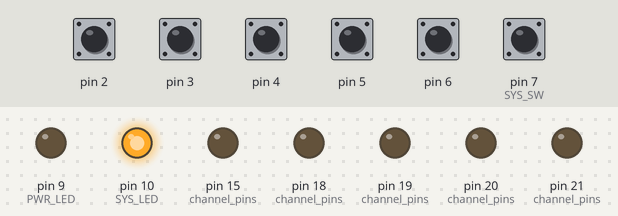
A program run on a simulated SparkFun Pro Micro, built with avr-gcc and run on an emulated ATmega32U4. Parts: output pins drawn as LEDs (lit = HIGH). Inputs (shaded band) come from the test bench; at power-on: pin 2–6, pin 7 (SYS_SW) HIGH. EEPROM starts erased.

Above: at 1.8 s.
1.9 s: pin 7 (SYS_SW) pulled LOW for 1 s
At 2.7 s:
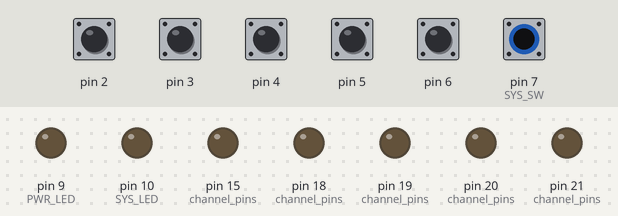
5.1 s: pin 2 pulled LOW for 0.15 s
At 6.4 s:
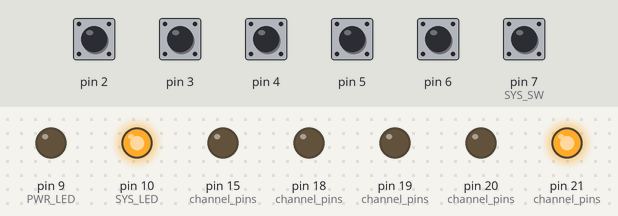
6.7 s: pin 3 pulled LOW for 0.15 s
At 7.7 s:
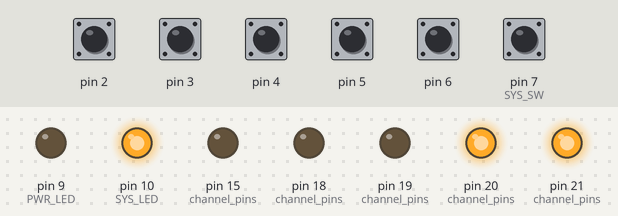
8.4 s: pin 4 pulled LOW for 0.15 s
At 9.0 s:
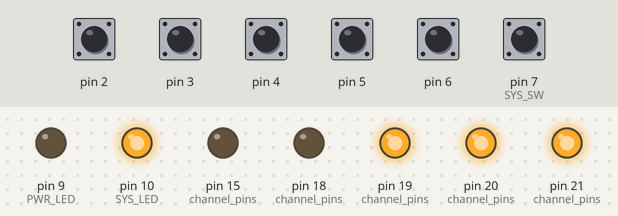
10.0 s: pin 5 pulled LOW for 0.15 s
At 11.3 s:
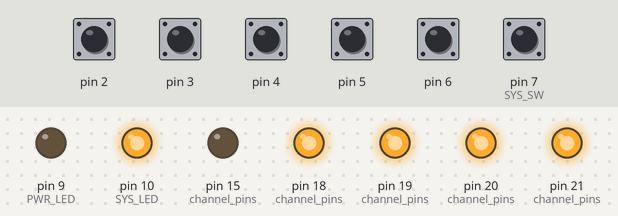
11.6 s: pin 6 pulled LOW for 0.15 s
At 12.6 s:
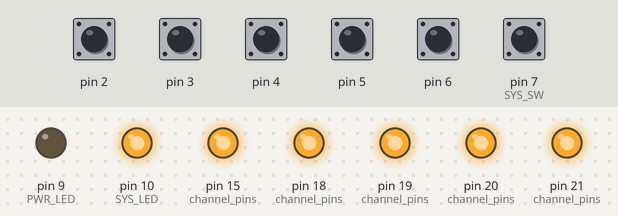
Timing chart, 0 to 14.2 s (numbered marks = the images above; inputs shaded):
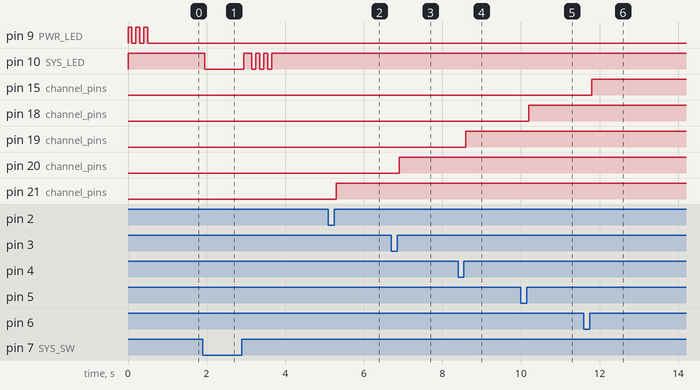

The program:

main.cpp
```cpp
#include <Arduino.h>
#include <ezButton.h>
#include "constants.h"
#include "storage.h"

const int num_channels = 5;
ezButton channel_switches[] = {
  ezButton(CH1_SW),
  ezButton(CH2_SW),
  ezButton(CH3_SW),
  ezButton(CH4_SW),
  ezButton(CH5_SW)
};
const int channel_pins[] = { CH1_OUT, CH2_OUT, CH3_OUT, CH4_OUT, CH5_OUT };
unsigned long channel_timers[num_channels];
bool channel_states[num_channels];
ezButton sys(SYS_SW);
unsigned long sys_timer;

byte set_debounce = DEFAULT_DEBOUNCE;
byte set_longpress = DEFAULT_LONGPRESS;

void blink_sys() {
  for (byte i = 0; i < 3; i++) {
    digitalWrite(SYS_LED, LED_ON);
    delay(100);
    digitalWrite(SYS_LED, LED_OFF);
    delay(100);
  }
}

void blink_pwr() {
  for (byte i = 0; i < 3; i++) {
    digitalWrite(PWR_LED, LED_OFF);
    delay(100);
    digitalWrite(PWR_LED, LED_ON);
    delay(100);
  }
}

bool first_enable;
void setup() {
  Serial.begin(115200);
  #ifdef DEBUG
    while (!Serial) { /* spin */ }
  #endif
  restore_settings();

  for (byte i = 0; i < num_channels; i++) {
    channel_switches[i].setDebounceTime(set_debounce);
  }
  sys.setDebounceTime(set_debounce);

  digitalWrite(SYS_LED, LED_OFF);
  pinMode(SYS_LED, OUTPUT);

  first_enable = true;
  pinMode(PWR_LED, OUTPUT);
  analogWrite(PWR_LED, LED_MAX);
  for (byte i = 0; i < num_channels; i++) {
    analogWrite(PWR_LED, LED_MAX - (i * (LED_MAX / num_channels)));
    /* Space out relays energizing */
    if (channel_states[i]) {
      if (first_enable) first_enable = false;
      else delay(DEFAULT_DELAY);
    }

    digitalWrite(channel_pins[i], (channel_states[i] ? CHANNEL_ON : CHANNEL_OFF));
    pinMode(channel_pins[i], OUTPUT);
    channel_timers[i] = 0;
  }
  blink_pwr();
}

void set_channel(const byte channel, bool state) {
  channel_states[channel] = state;
  if (state) {
    digitalWrite(channel_pins[channel], CHANNEL_ON);
  } else {
    digitalWrite(channel_pins[channel], CHANNEL_OFF);
  }
}

bool sys_mode = false;
void loop() {
  sys.loop();
  for (byte i = 0; i < num_channels; i++) {
    channel_switches[i].loop();
  }

  if (sys.isPressed()) {
    sys_mode = true;
    digitalWrite(SYS_LED, LED_ON);
    sys_timer = millis() + set_longpress;
  }

  if (sys.isReleased()) {
    sys_mode = false;
    digitalWrite(SYS_LED, LED_OFF);

    /* Require long press to trigger save */
    if (millis() > sys_timer) {
      delay(100);
      store_settings();
      blink_sys();
    }
  }

  if (sys_mode) {
    /* Actively ignoring other button presses while sys is held */
  } else {
    for (byte i = 0; i < num_channels; i++) {
      if (channel_switches[i].isPressed()) {
        channel_timers[i] = millis() + set_longpress;
      }

      if (channel_switches[i].isReleased()) {
        if (channel_states[i]) {
          /* Require long press to turn off */
          if (millis() > channel_timers[i]) {
            set_channel(i, false);
          }
        } else {
          set_channel(i, true);
        }
      }
    }
  }
}
```

constants.h
```cpp
#pragma once
// #define DEBUG

#define LED_OFF HIGH
#define LED_ON LOW
#define CHANNEL_ON HIGH
#define CHANNEL_OFF LOW

/* Magic numbers */
#define APP_TITLE "PowerSwitch"
#define APP_VERSION "0.1"

#define LED_MAX 255
#define DEFAULT_DEBOUNCE 50
#define DEFAULT_LONGPRESS 250
#define DEFAULT_DELAY 1000

/* Pin definitions */
#define CH1_SW 2
#define CH1_OUT 21
#define CH2_SW 3
#define CH2_OUT 20
#define CH3_SW 4
#define CH3_OUT 19
#define CH4_SW 5
#define CH4_OUT 18
#define CH5_SW 6
#define CH5_OUT 15

#define SYS_SW 7
#define SYS_LED 10
#define PWR_LED 9
```

storage.cpp
```cpp
#include <Arduino.h>
#include <EEPROM.h>
#include "constants.h"

#define STORAGE_LENGTH 32
#define STORAGE_BYTES (STORAGE_LENGTH - 1)

#define IDX_CHECKSUM (STORAGE_LENGTH - 1)
#define IDX_DEBOUNCE (STORAGE_LENGTH - 2)
#define IDX_LONGPRESS (STORAGE_LENGTH - 3)

extern const int num_channels;
extern bool channel_states[];

extern byte set_longpress;
extern byte set_debounce;

int storage_checksum() {
    int x = 0;
    for(int i = 0; i < STORAGE_BYTES; i++) {
        x += EEPROM.read(i);
    }
    x = x % 256;
    x = ~x;
    x = x + 1;
    x = x & 0xFF;
    return x;
}

bool checksum_passes() {
    return EEPROM.read(IDX_CHECKSUM) == storage_checksum();
}

void clear_settings() {
    int value = (EEPROM.read(IDX_CHECKSUM) + 1) % 256;
    EEPROM.update(IDX_CHECKSUM, value);
}

void restore_settings() {
    if (checksum_passes()) {
        /* Restore settings */
        for (int i = 0; i < STORAGE_BYTES; i++) {
            switch (i) {
                case 0:
                case 1:
                case 2:
                case 3:
                case 4:
                    channel_states[i] = EEPROM.read(i) == 1;
                    break;

                case IDX_LONGPRESS:
                    if (EEPROM.read(i) > 0) set_longpress = EEPROM.read(i) * 10;
                    else set_longpress = DEFAULT_LONGPRESS;
                    break;

                case IDX_DEBOUNCE:
                    if (EEPROM.read(i) > 0) set_debounce = EEPROM.read(i) * 10;
                    else set_debounce = DEFAULT_DEBOUNCE;
                    break;

                default:
                    break;
            }
        }
    } else {
        /* Restore defaults */
        for (int i = 0; i < STORAGE_BYTES; i++) {
            switch (i) {
                case 0:
                case 1:
                case 2:
                case 3:
                case 4:
                    channel_states[i] = false;
                    break;

                case IDX_LONGPRESS:
                    set_longpress = DEFAULT_LONGPRESS;
                    break;

                case IDX_DEBOUNCE:
                    set_debounce = DEFAULT_DEBOUNCE;
                    break;

                default:
                    break;
            }
        }
    }
}

void store_settings() {
    for (int i = 0; i < STORAGE_BYTES; i++) {
        switch (i) {
            case 0:
            case 1:
            case 2:
            case 3:
            case 4:
                EEPROM.update(i, channel_states[i] ? 1 : 0);
                break;

            case IDX_LONGPRESS:
                if (set_longpress == 0) EEPROM.update(i, DEFAULT_LONGPRESS / 10);
                else EEPROM.update(i, set_longpress / 10);
                break;

            case IDX_DEBOUNCE:
                if (set_debounce == 0) EEPROM.update(i, DEFAULT_DEBOUNCE / 10);
                else EEPROM.update(i, set_debounce / 10);
                break;

            default:
                EEPROM.update(i, 0);
                break;
        }
    }
    EEPROM.update(IDX_CHECKSUM, storage_checksum());
}

void dump_settings() {
    Serial.print(F("Checksum... "));
    if (checksum_passes()) {
        Serial.println(F("OK"));

        for (int i = 0; i < STORAGE_BYTES; i++) {
            if (i < 100) Serial.print(' ');
            if (i < 10) Serial.print(' ');
            Serial.print(i);
            Serial.print(": ");

            uint8_t value = EEPROM.read(i);
            if (value < 100) Serial.print(' ');
            if (value < 10) Serial.print(' ');
            Serial.println(value);
        }
    } else {
        Serial.println(F("ERROR"));
    }
}
```

storage.h
```cpp
#pragma once
#include <Arduino.h>

int storage_checksum();
void clear_settings();
void restore_settings();
void store_settings();
void dump_settings();
```

Measured:
- after the input at 1.9 s, pin 10 (SYS_LED): HIGH → LOW after 0.05 s, → HIGH 1.0 s later, → LOW 0.21 s later, → HIGH 0.10 s later, … (8 changes in this stretch)
- after the input at 5.1 s, pin 21 (channel_pins): LOW → HIGH after 0.20 s
- after the input at 6.7 s, pin 20 (channel_pins): LOW → HIGH after 0.20 s
- after the input at 8.4 s, pin 19 (channel_pins): LOW → HIGH after 0.20 s
- after the input at 10.0 s, pin 18 (channel_pins): LOW → HIGH after 0.20 s
- after the input at 11.6 s, pin 15 (channel_pins): LOW → HIGH after 0.20 s
